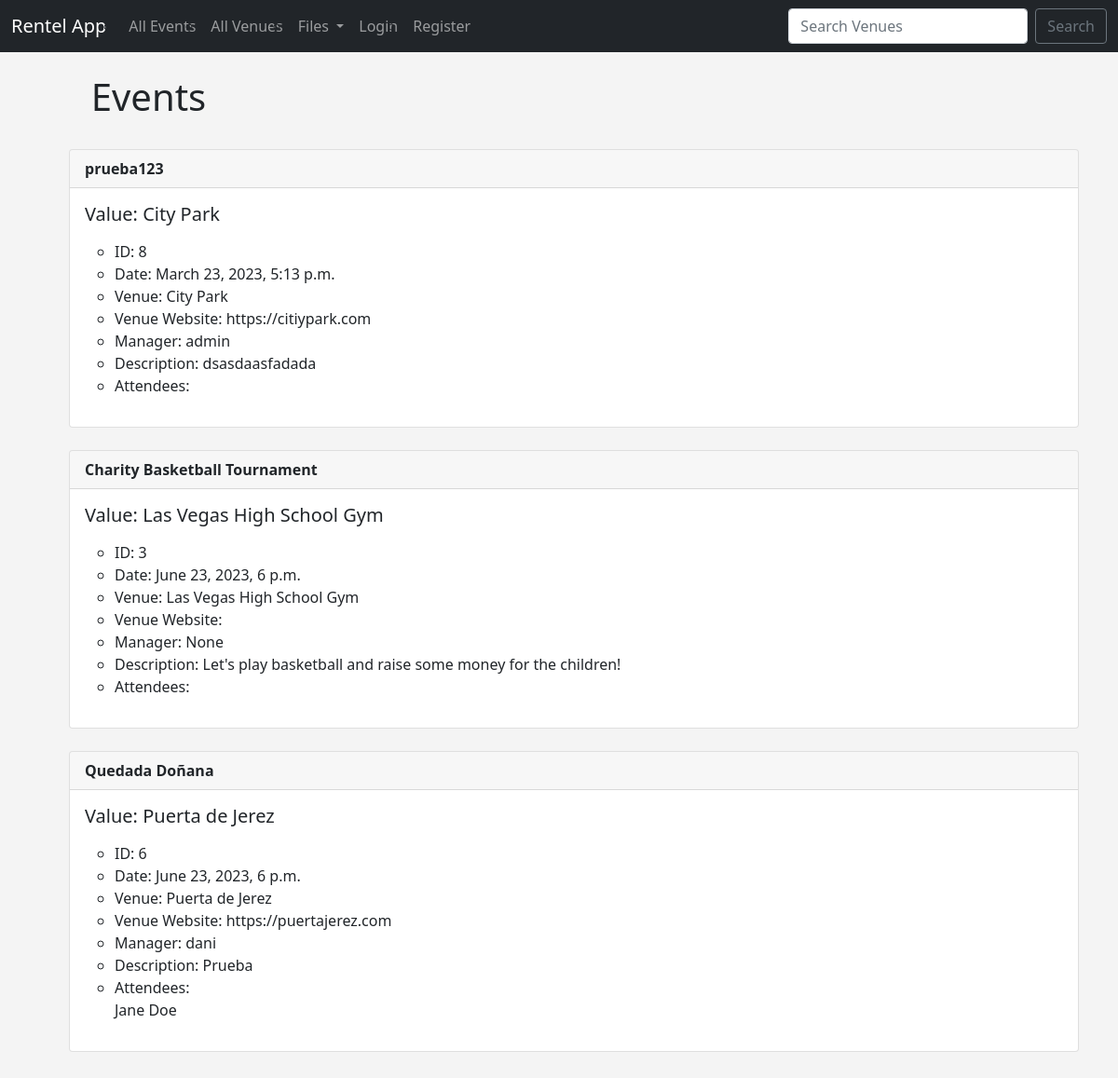
Before: /events with the older database file.
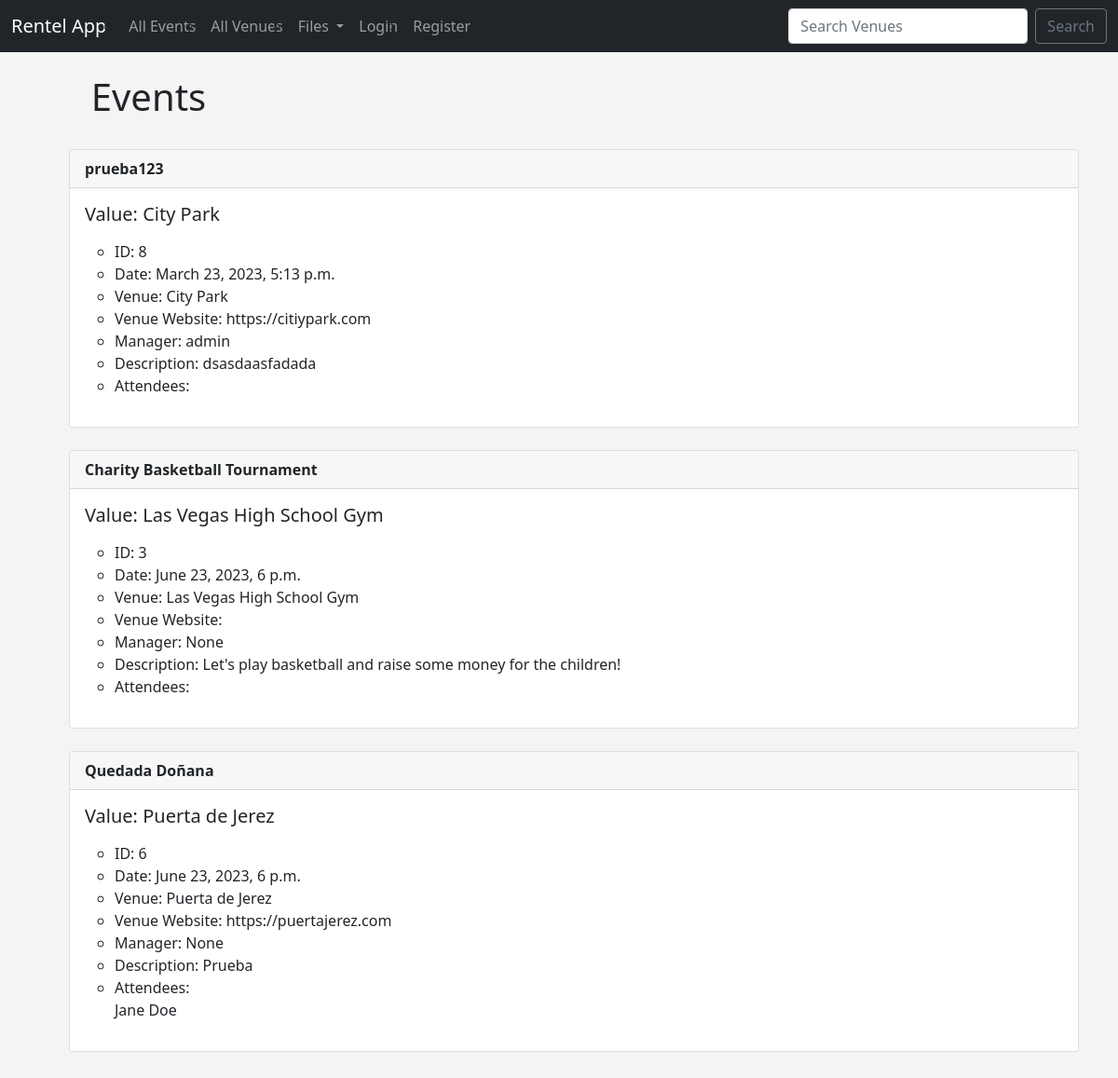
After: the same page with the newer database file.
### app/models.py (models this page shows)
class Event(models.Model):
    name = models.CharField('Event Name', max_length=120)
    event_date = models.DateTimeField('Event Date')
    venue = models.ForeignKey(Venue, blank=True, null=True, on_delete=models.CASCADE)
    manager = models.ForeignKey(User, blank=True, null=True, on_delete=models.SET_NULL)
    description = models.TextField(blank=True)
    attendees = models.ManyToManyField(MyClubUser, blank = True)
    def __str__(self):
        return self.name

class Venue(models.Model):
    name = models.CharField('Venue Name', max_length=120)
    address = models.CharField(max_length=300)
    zip_code = models.CharField('Zip Code', max_length=15)
    phone = models.CharField('Contact Phone', max_length=25, blank=True)
    web = models.URLField('Website Address', blank=True)
    email = models.EmailField('Email Address', blank=True)
    owner = models.IntegerField("Venue Owner", blank=False, default=1)
    def __str__(self):
        return self.name

class MyClubUser(models.Model):
    first_name = models.CharField(max_length=30)
    last_name = models.CharField(max_length=30)
    email = models.EmailField('User Email')
    def __str__(self):
        return self.first_name + ' ' + self.last_name

### app/views.py (the view)
# urls.py: path('events', views.all_events, name="list-events"),
def all_events(request):
    event_list = Event.objects.all().order_by('event_date')
    template = loader.get_template('app/event_list.html')
    context = {
        'event_list': event_list
    }
    return HttpResponse(template.render(context, request))

### app/templates/app/event_list.html (shortened to what this page needs)
{% extends 'app/base.html' %}
{% block content %}
    <h1> Events </h1>
    <br>
    <ul>
    {% for event in event_list %}
        <div class="card">
            <div class="card-header">
            <strong>{{ event }}</strong>
            </div>
            <div class="card-body">
            <h5 class="card-title">Value: {{ event.venue }}</h5>
            <p class="card-text">
                <ul>
                    <li>ID: {{ event.id }}</li>
                    <li>Date: {{ event.event_date }}</li>
                    <li>Venue: {{ event.venue }}</li>
                    <li>Venue Website: {{ event.venue.web }}</li>
                    <li>Manager: {{ event.manager }}</li>
                    <li>Description: {{ event.description }}</li>
                    <li>Attendees: <br>
                        {% for user in event.attendees.all %}
                            {{ user }}
                            <br>
                        {% endfor %}
                    </li>
                </ul>
            </p>
            </div>
        </div>
        <br>
    {% endfor %}
{% endblock %}

### app/templates/app/base.html (shortened to what this page needs)
{% load static %}
<!doctype html>
<html lang="en">
  <head>
    <link href="https://cdn.jsdelivr.net/npm/bootstrap@5.0.2/dist/css/bootstrap.min.css" rel="stylesheet">
  </head>
  <body>
    {% include 'app/navbar.html'%}
    <br>
    <div class="container">
      {% block content %}
      {% endblock %}
    </div>
  </body>
</html>

### app/templates/app/navbar.html (shortened to what this page needs)
<nav class="navbar navbar-expand-lg navbar-dark bg-dark">
    <div class="container-fluid">
      <a class="navbar-brand" href="{% url 'app:home' %}">Rentel App</a>
      <div class="collapse navbar-collapse" id="navbarSupportedContent">
        <ul class="navbar-nav me-auto mb-2 mb-lg-0">
          {% if user.is_authenticated  %}
          <li class="nav-item dropdown">
            <a class="nav-link dropdown-toggle" href="#" id="navbarDropdown" role="button" data-bs-toggle="dropdown" aria-expanded="false">
              Events
            </a>
            <ul class="dropdown-menu" aria-labelledby="navbarDropdown">
              <li><a class="dropdown-item" href="{% url 'app:add-event' %}">Add Event</a></li>
              <li><a class="dropdown-item" href="{% url 'app:list-events' %}">Events</a></li>
            </ul>
          {% else %}
            <li class="nav-item"><a class="nav-link" href="{% url 'app:list-events' %}">All Events</a></li>
          {% endif %}
          {% if user.is_authenticated  %}
          <li class="nav-item dropdown">
            <a class="nav-link dropdown-toggle" href="#" id="navbarDropdown" role="button" data-bs-toggle="dropdown" aria-expanded="false">
              Venues
            </a>
            <ul class="dropdown-menu" aria-labelledby="navbarDropdown">
              <li><a class="dropdown-item" href="{% url 'app:add-venue' %}">Add Venue</a></li>
              <li><a class="dropdown-item" href="{% url 'app:list-venues' %}">Venues</a></li>
            </ul>
          {% else %}
            <li class="nav-item"><a class="nav-link" href="{% url 'app:list-venues' %}">All Venues</a></li>
          {% endif %}
          <li class="nav-item dropdown">
            <a class="nav-link dropdown-toggle" href="#" id="navbarDropdown" role="button" data-bs-toggle="dropdown" aria-expanded="false">
              Files
            </a>
          </li>
          {% if user.is_authenticated  %}
          <li class="nav-item">
            <a class="nav-link" href="{% url 'members:logout' %}">Logout</a>
          </li>
          {% else %}
            <li class="nav-item">
              <a class="nav-link" href="{% url 'members:login' %}">Login</a>
            </li>
            <li class="nav-item">
              <a class="nav-link" href="{% url 'members:register-user' %}">Register</a>
            </li>
          {% endif %}
        </ul>
        <form class="d-flex" method="POST" action="{% url 'app:search-venues' %}">
          <input class="form-control me-2" type="search" placeholder="Search Venues" aria-label="Search" name="searched">
          <button class="btn btn-outline-secondary" type="submit">Search</button>
        </form>
      </div>
    </div>
</nav>

### app/templates/app/base.html (style rules this page uses)
body { background: #f4f4f4 }

### app/templates/app/event_list.html (style rules this page uses)
ul li { list-style-type: circle; }
h1 { margin-left: 5%; }

Changed rows visible on the page:
changed Event "Quedada Doñana": manager "dani" → "None"
